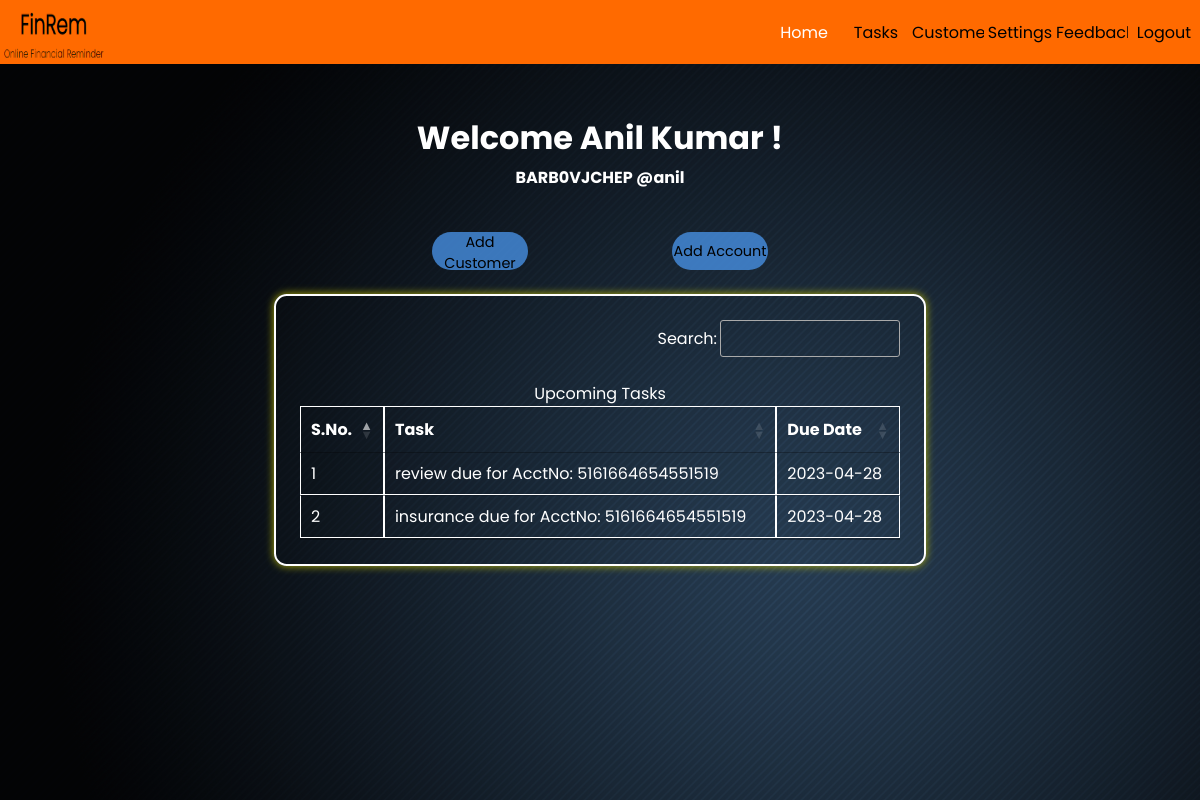
Screenshot of /home.php (signed in) with the database file from the repository.
### tables this page shows
CREATE TABLE `users` (
  `userid` varchar(20) NOT NULL,
  `branchid` varchar(11) NOT NULL,
  `name` varchar(30) NOT NULL,
  `password` varchar(255) NOT NULL,
  `email` varchar(30) NOT NULL
);

CREATE TABLE `tasks` (
  `bank_id` varchar(20) NOT NULL,
  `cust_id` varchar(20) NOT NULL,
  `loan_acctno` varchar(20) NOT NULL,
  `task_type` varchar(20) NOT NULL,
  `task_date` date NOT NULL
);

### home.php (the view, shortened to what this page needs)
<?php
include 'partials/_session.php';
$user = $_SESSION['userid'];
$sql = "select* from users where userid='$user';";
$result = mysqli_query($conn, $sql);
$details = mysqli_fetch_assoc($result);
$name = $details["name"];
$branchid = $details["branchid"];
?>
<!DOCTYPE html>
<html lang="en">
<head>
    <link rel="stylesheet" href="https://unpkg.com/boxicons@2.1.4/css/boxicons.min.css">
    <link rel="stylesheet" href="https://cdn.datatables.net/1.13.4/css/jquery.dataTables.min.css">
    <link rel="stylesheet" href="styles/home.css">
    <link rel="stylesheet" href="partials/navbar.css">
    <link rel="stylesheet" href="partials/modal.css">
</head>
<body>
    <header>
        <nav>
            <div class="logo">
                <a href="home.php"><img src="images/logo.png" alt="logo"></a>
            </div>
            <ul class="navitems">
                <li><a href="home.php"><button class="current">Home</button></a></li>
                <li><a href="tasks.php"><button>Tasks</button></a></li>
                <li><a href="customers.php"><button>Customers</button></a></li>
                <li><a href="settings.php"><button>Settings</button></a></li>
                <li><a href="feedback.php"><button>Feedback</button></a></li>
                <li><a href="partials/_logout.php"><button>Logout</button></a></li>
            </ul>
        </nav>
    </header>
    <div class="main">
        <div class="innerHeader">
            <div class="title">
                <h1>Welcome
                    <?php echo $name . " !";
                    ?>
                </h1>
                <h4>
                    <?php
                    echo $branchid . " ";
                    echo " @" . $user;
                    ?>
                </h4>
            </div>
        </div>
        <div class="container">
            <div class="buttons">
                <div class="addCust">
                    <button id="myBtn1" class="addBtn">Add Customer</button>
                </div>
                <div class="addAccount">
                    <button id="myBtn2" class="addBtn">Add Account</button>
                </div>
            </div>
            <div class="tasks">
                <table id="tasksTable" data-page-length="6" class="display">
                    <caption>Upcoming Tasks</caption>
                    <thead>
                        <th>S.No.</th>
                        <th>Task</th>
                        <th>Due Date</th>
                    </thead>
                    <tbody>
                        <?php
                        $sql = "select * from tasks where bank_id='$branchid' order by task_date";
                        $result = mysqli_query($conn, $sql);
                        $sno = 0;
                        while ($data = mysqli_fetch_assoc($result)) {
                            $sno++;
                            $acctNo = $data["loan_acctno"];
                            $taskType = $data["task_type"];
                            $dueDate = $data["task_date"];
                            echo "
                        <tr>
                        <td>$sno</td>
                        <td>$taskType due for AcctNo: $acctNo</td>
                        <td>$dueDate</td>
                        </tr>";
                        }
                        ?>
                    </tbody>
                </table>
            </div>
        </div>
    </div>
</body>
</html>

### styles/home.css (style rules this page uses)
* { color: white; font-family: 'Poppins', sans-serif; }
.innerHeader { height: 20vh; display: flex; flex-direction: column; justify-content: center; align-items: center; }
.title { position: relative; top: 5vh; display: flex; flex-direction: column; height: 10vh; align-items: center; justify-content: space-around; margin-bottom: 10vh; }
.container { height: 70vh; display: flex; flex-direction: column; justify-content: flex-start; align-items: center; }
.addBtn { height: 4.8vh; width: 8vw; border: none; font-size: 1.8vh; color: black; border-radius: 5vh; outline: none; margin: 0 0 2vh 0; cursor: pointer; transition: 0.3s; background: rgba(71, 143, 226, 0.8); }
.buttons { width: 40vw; display: flex; align-items: center; justify-content: space-around; }
th, td { margin: 0.5vh; padding: 0.7vh; border: 0.1vh solid white; }
.tasks { margin-top: 1vh; padding: 3vh; width: 50vw; border: 2px solid white; border-radius: 1.6vh; box-shadow: 0 0 1vh rgb(176, 176, 7); }

### partials/navbar.css (style rules this page uses)
* { margin: 0; padding: 0; font-family: 'Poppins', sans-serif; color-scheme: dark !important; }
nav { background-color: rgb(255, 106, 0); height: 8vh ; width: 100vw; display: flex; align-items: center; justify-content: space-between; }
.logo { height: 8vh !important; width: 9vw !important; display: flex; flex-direction: column-reverse; justify-content: center; align-items: center; background-color: rgb(255, 106, 0); }
.logo a img { display: block; height: 8vh; width: 9vw; }
.navitems { background-color: rgb(255, 106, 0); height: 8vh !important; width: 36vw; display: flex; list-style: none; align-items: center; justify-content: space-around; }
.current { color: white !important; }
.navitems li button { background-color: rgb(255, 106, 0); height: 8vh !important; width: 6vw; border: none; font-size: 2vh; color: black; cursor: pointer; }

### partials/essentials.css (style rules this page uses)
:root { color-scheme: dark; }
.main { display: flex; flex-direction: column; align-items: center; justify-content: center; height: 92vh; background-image: url("../images/bg.png"); }

### rows the page displays
users: name "Anil Kumar", branchid "BARB0VJCHEP"
tasks: task_type "review", loan_acctno "5161664654551519", task_date "2023-04-28"
tasks: task_type "insurance", loan_acctno "5161664654551519", task_date "2023-04-28"

### other values shown
$user "anil"
